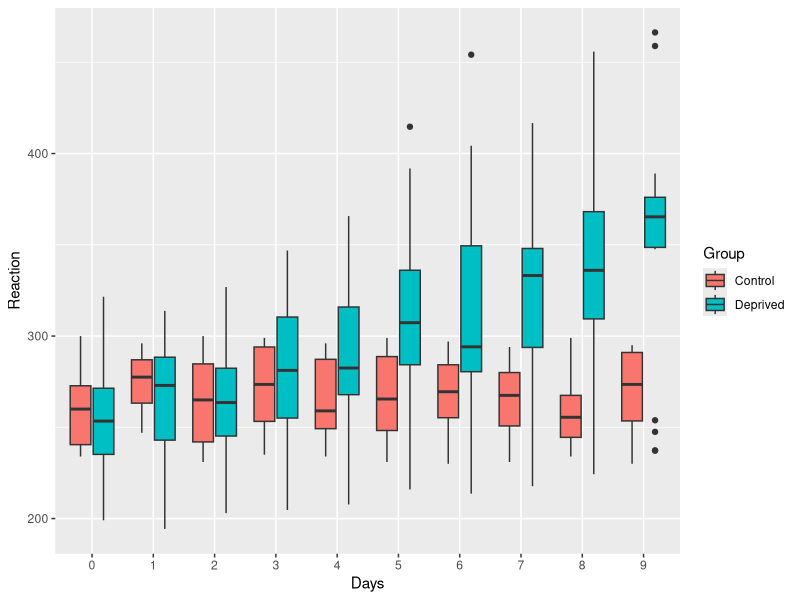
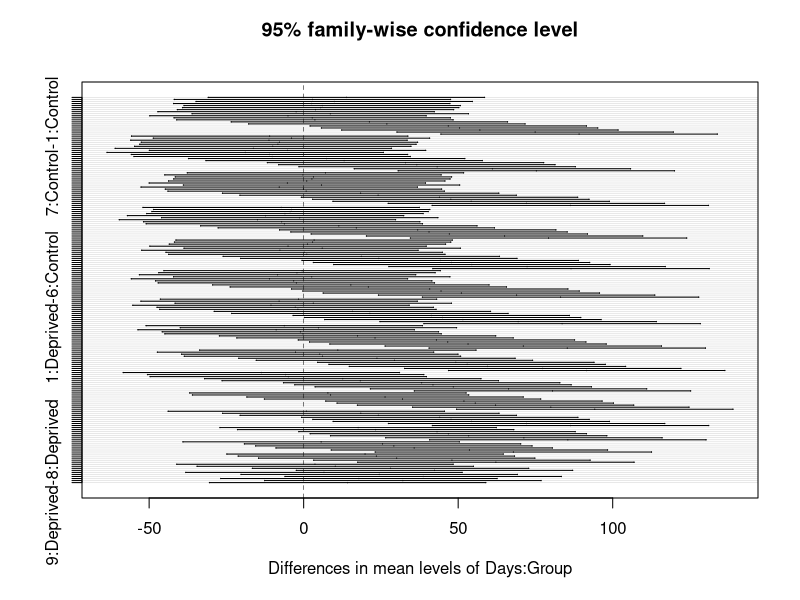

Recreate these plots in R, in order.
library(tidyverse)
library(broom)

sleep_reaction <- read_csv("sleep.csv")

sleep_reaction$Days <- as.factor(sleep_reaction$Days)
sleep_reaction$Subject <- as.factor(sleep_reaction$Subject)
sleep_reaction$Group <- as.factor(sleep_reaction$Group)

summary_reaction <- sleep_reaction %>%
  group_by(Group,Days)%>%
  summarise(mean_reaction <-  mean(Reaction))

ggplot(sleep_reaction, aes(Days, Reaction, fill = Group))+
  geom_boxplot()

anova_sleep_reaction <- aov(Reaction ~ Days * Group, data = sleep_reaction)
tidy(anova_sleep_reaction)
summary(anova_sleep_reaction)

tukey_sleep_reaction <- TukeyHSD(anova_sleep_reaction, which = 'Days:Group', conf.level = 0.95)

plot(tukey_sleep_reaction)
tukey_sleep_reaction

tidy_tukey <- tidy(tukey_sleep_reaction)%>%
  filter(adj.p.value < 0.05)


